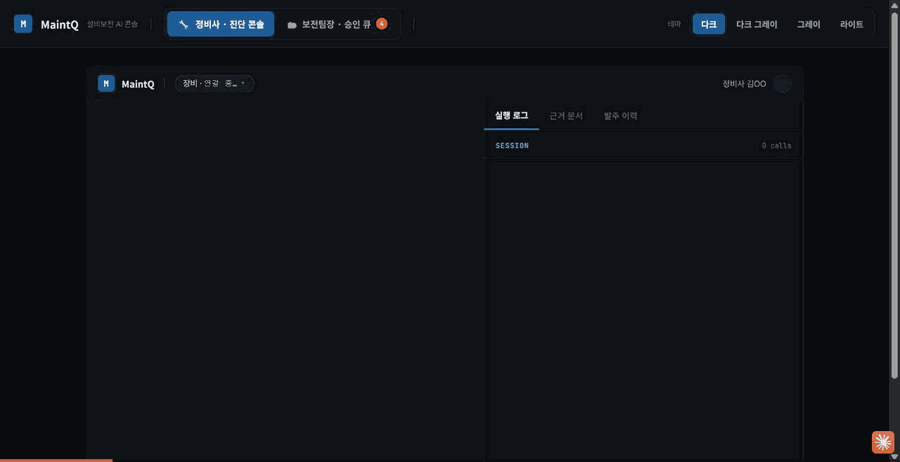
#> input picture assets/maintq/unknown-error-code.gif, 900 x 462 px, found by its file name
$ python optimize_assets.py
#> lines starting #> are read from the running program, lines starting #| are printed output that depends on the picture
"""각 프로젝트 레포의 데모 자산을 이 레포의 assets/ 로 최적화 복사한다.

왜 이 레포에 담는가: MaintQ·InsuQ·FinAllQ·SpendQ 레포가 전부 private 이라
raw 핫링크도 Pages 리다이렉트도 성립하지 않는다. 파일 단위로 고른 것만
public 인 이 레포에 담는 것이 곧 선택적 공개다. (설계서 §2)

원본은 각 프로젝트 레포에 그대로 남는다 - 화질이 아쉬우면 MAXW 를 올려
다시 돌리면 된다. 멱등하다.

필요 패키지: Pillow, opencv-python(cv2). ffmpeg 는 쓰지 않는다.
"""
from __future__ import annotations

import sys as _sys
for _stream in (_sys.stdout, _sys.stderr):
    try:
        _stream.reconfigure(encoding="utf-8")  # Windows cp949 콘솔에서 한국어 출력이 죽는다
    except Exception:
        pass

import io
import shutil
import sys
from pathlib import Path

import cv2
import numpy as np
from PIL import Image, ImageSequence

# 모달 표시 폭은 최대 ~760px 다. 900px 면 고해상도 화면에서도 충분하고,
# 1280~1568px 원본 대비 용량이 약 1/5 로 떨어진다(실측).
MAXW = 900
COLORS = 128

WS = Path(__file__).resolve().parents[2]    # .../workspace
SITE = Path(__file__).resolve().parents[1]  # .../ttogle918.github.io

GIFS: dict[str, str] = {
    "maintq/unknown-error-code.gif": "MaintQ/docs/demo-captures/assets/unknown-error-code.gif",
    "maintq/alternative-parts.gif": "MaintQ/docs/demo-captures/assets/alternative-parts.gif",
    "maintq/repeat-failure-hold.gif": "MaintQ/docs/demo-captures/assets/repeat-failure-hold.gif",
    "maintq/disposal-precheck.gif": "MaintQ/docs/demo-captures/assets/disposal-precheck.gif",
    "maintq/disposal-evidence-bundle.gif": "MaintQ/docs/demo-captures/assets/disposal-evidence-bundle.gif",
    "maintq/deadline-risk-grade.gif": "MaintQ/docs/demo-captures/assets/deadline-risk-grade.gif",
    "maintq/expenditure-classification.gif": "MaintQ/docs/demo-captures/assets/expenditure-classification.gif",
    "insuq/grounded-citation.gif": "A2A_Q/docs/presentation/assets/insuq-qa-grounded-citation.gif",
    "insuq/refusal-gate.gif": "A2A_Q/docs/presentation/assets/insuq-qa-refusal-gate.gif",
    "insuq/ambiguous-domain-merge.gif": "A2A_Q/docs/presentation/assets/insuq-qa-ambiguous-domain-merge.gif",
    "insuq/claim-approval.gif": "A2A_Q/docs/presentation/assets/insuq-pro-inbox-claim-approval.gif",
    "qmesh/request-settlement.gif": "A2A_Q/docs/presentation/assets/04-maintq-finallq-request-settlement.gif",
    "qmesh/multihop-assess-loan.gif": "A2A_Q/docs/presentation/assets/03-maintq-finallq-insuq-assess-loan.gif",
    # KeyLens 는 레포에 데모 GIF 가 이미 있다 - 값은 전부 더미다(docs/demo/README.md).
    "keylens/classify.gif": "key-manager/docs/demo/demo.gif",
    "keylens/env-import.gif": "key-manager/docs/demo/env-import-walkthrough.gif",
    "keylens/features.gif": "key-manager/docs/demo/feature-walkthrough.gif",
    "qmesh/approval-inbox-arrival.gif": "A2A_Q/docs/presentation/assets/02b-finallq-approval-inbox-a2a-arrival.gif",
}

# FinAllQ 스크린샷은 이미 작아서(27~54KB) 최적화 없이 이름만 정리해 복사한다.
FINALLQ_SRC = "FinAllQ/docs/img"
FINALLQ: dict[str, str] = {
    "01_login.jpg": "01_login_260823_221728.jpg",
    "02_dashboard.jpg": "02_dashboard_260823_221904.jpg",
    "03_loan_list.jpg": "03_loan_list_260823_221947.jpg",
    "04_loan_assessment.jpg": "04_loan_assessment_260823_222002.jpg",
    "05_loan_disbursement.jpg": "05_loan_disbursement_260823_222241.jpg",
    "06_transfer_apply_form.jpg": "06_transfer_apply_form_260823_222350.jpg",
    "07_transfer_pending_approval.jpg": "07_transfer_pending_approval_260823_222442.jpg",
    "08_manager_approval_queue.jpg": "08_manager_approval_queue_260823_222529.jpg",
    "09_transfer_2fa_required.jpg": "09_transfer_2fa_required_260823_222722.jpg",
    "10_smishing_empty.jpg": "10_smishing_empty_260823_222814.jpg",
    "11_smishing_result.jpg": "11_smishing_result_260823_222920.jpg",
    "12_ai_chat_out_of_scope.jpg": "12_ai_chat_out_of_scope_260823_223051.jpg",
    "13_ai_chat_fail_soft.jpg": "13_ai_chat_fail_soft_260823_223159.jpg",
}


# 아키텍처·흐름도 PNG 는 열어서 읽는 그림이라 GIF 보다 넉넉히 남긴다.
# 카드에서는 max-height:180px 썸네일이지만, 새 탭으로 열면 글자가 읽혀야 한다.
MAXW_DIAG = 1600
DIAG_COLORS = 256

SPENDQ_SHOTS = "//wsl.localhost/Ubuntu/home/hyun/spendq/docs/cuecard/shots/"

DIAGRAMS: dict[str, str] = {
    "kbridge/workflow.png": "LawGenie/meeting-notes/architecture/workflow.png",
    "kbridge/system_architecture.png": "LawGenie/meeting-notes/architecture/system_architecture.png",
    "kbridge/product_registration_flow.png":
        "LawGenie/meeting-notes/architecture/product_registration_requirement_workflowflow.png",
    # 도식이 아니라 Docker Desktop 컨테이너 목록이다 - 실제로 뜬 스택을 보여준다.
    "secureai/stack.png": "secureai-editor/docs/demo/architecture_layers_docker.png",
    # SpendQ 는 WSL 안에 산다. UNC 경로는 절대경로라 WS / rel 이 그대로 받는다.
    # docs/cuecard/ 의 촬영 큐카드가 각 장이 무슨 장면인지 적어 둔 «테이크 실물»이다.
    "spendq/auction.png": SPENDQ_SHOTS + "console.png",
    "spendq/refund.png": SPENDQ_SHOTS + "learn.png",
    "spendq/chain-blocks.png": SPENDQ_SHOTS + "explorer-fail.png",
}

# 영상에서 뽑은 정지 프레임. 이 데모는 내레이션이라 대부분 멈춰 있어 GIF 로 만들면
# 움직임 없이 용량만 커진다(실측 1.5~3.9MB). 한 장씩 PNG 로 뽑으면 170KB 안쪽이다.
KOCRUIT_DEMO = "forked_kocruit/KOSA-FINAL-PROJECT-02/docs/kocruit시연_최지현.mp4"

SHOTS: dict[str, tuple[str, float]] = {
    # 대상 파일: (원본 영상, 초)
    # KOCRUIT 시연본. 데이터가 전부 더미다("데모 모드 · 시연용 데이터" 배지, example.com).
    # 같은 레포 data/ 의 실명 면접 녹화 3종과는 다른 파일이다 - 그쪽은 쓰지 않는다.
    # 영상 뒷부분에 미완성 화면(Total 0 Stages · AI SCORE −)이 있어 초를 골라 뽑는다.
    "kocruit/live-scoring.png": (KOCRUIT_DEMO, 43.0),
    "kocruit/ai-report.png": (KOCRUIT_DEMO, 125.0),
    "kocruit/process-tracking.png": (KOCRUIT_DEMO, 130.0),
}


# [17 lines left out: function frame_to_png, not called in this run]


# 시연 영상에서 잘라낸 GIF. GIF 원본이 없고 mp4 밖에 없는 프로젝트용.
# 화면이 2748x1530 으로 조밀해서 기존 GIF 규칙(900px/128색)으로는 4MB 를 넘는다.
# 800px/64색/5fps 로 낮춰 기존 최대치(request-settlement 1.17MB) 수준에 맞췄다.
CLIP_MAXW = 800
CLIP_COLORS = 64
CLIP_FPS = 5

KBRIDGE_DEMO = "LawGenie/K-Bridge Ecommerce/시연영상-2025-10-13 150029.mp4"

# SpendQ 촬영 원본(미편집). 09-12 11:14 녹화가 43초 완주한 본 테이크이고,
# 13:16 녹화는 prove:limit 증명 스크립트를 터미널에서 돌린 장면이다.
# 같은 녹화의 Explorer 장면은 클러스터가 Mainnet 으로 잡혀 «Signature is not valid» 라 쓰지 않는다.
SPENDQ_CUE = "//wsl.localhost/Ubuntu/home/hyun/spendq/docs/cuecard/"
SPENDQ_TAKE = SPENDQ_CUE + "화면 녹화 중 2026-09-12 111417.mp4"
SPENDQ_PROVE = SPENDQ_CUE + "화면 녹화 중 2026-09-12 131649.mp4"

# SecureAI 전 과정을 한 번에 도는 4분짜리 시연본(자막 없음).
SECUREAI_WALKTHROUGH = "secureai-editor/docs/demo/데모_260628.mp4"

# 콘솔 본문만 남긴다(좌우 빈 여백 · 테마 버튼 줄 아래 빈 공간 제외).
# hold: 콘솔은 이벤트 사이에 멈춰 있다 - 같은 프레임을 합쳐 한 장을 길게 보여 준다(실측 3.8MB -> 아래).
SPENDQ_CONSOLE = {"crop": (0.085, 0.0, 0.9, 0.78), "hold": True}

CLIPS: dict[str, tuple] = {
    # 대상 파일: (원본 영상, 시작초, 끝초[, {crop: (좌,상,우,하) 비율, hold: 정지 구간 합치기}])
    "kbridge/requirement-verdict.gif": (KBRIDGE_DEMO, 96.0, 101.0),
    "kbridge/precedent-cross.gif": (KBRIDGE_DEMO, 106.0, 111.0),
    # R1 - 3사 응찰 → A사 낙찰 → 에스크로 잠금 → 검증 통과 → 정산
    "spendq/r1-auction-settle.gif": (SPENDQ_TAKE, 2.0, 14.6, SPENDQ_CONSOLE),
    # R2 → R3 - C사 최저가 낙찰 → 검증 2/8 → 자동 환불 → 다음 라운드에서 C사 탈락.
    # 큐카드: 환불과 학습이 붙어 있어야 «그냥 환불 기능»이 아니라 «실수하고 회복했다»가 된다.
    # 48초부터 화면이 스크롤되므로 그 앞에서 끊는다.
    "spendq/r2-refund-learn.gif": (SPENDQ_TAKE, 21.0, 47.0, SPENDQ_CONSOLE),
    # 앱 정책검사를 건너뛰고 체인에 직접 방송 → PerTxLimitExceeded(6000). 출력이 화면 위쪽에 몰려 있다.
    "spendq/prove-limit.gif": (SPENDQ_PROVE, 0.0, 6.0, {"crop": (0.0, 0.0, 1.0, 0.6), "hold": True}),
    # SecureAI(깨비) 데모 원본 - 자막 없는 판. 자막 판은 드라이브에만 있고 카드의 «데모 영상» 버튼이 그쪽을 연다.
    # 코드 분석 → 취약점 목록 → 수정안(Before/After). 좌측 파일 트리는 잘라 낸다.
    "secureai/sast-scan.gif": (SECUREAI_WALKTHROUGH, 32.0, 50.0, {"crop": (0.36, 0.03, 1.0, 0.8), "hold": True}),
    # DAST 워크스페이스 - 대상 선택 → 배치 실행 → 로그에 EXPLOITED / 안전.
    "secureai/dast-verify.gif": (SECUREAI_WALKTHROUGH, 89.0, 106.0, {"crop": (0.06, 0.0, 1.0, 0.55), "hold": True}),
    # PR 생성 다이얼로그 → GitHub PR 목록 → 사람이 병합(자동 병합은 꺼져 있다).
    "secureai/patch-pr.gif": (SECUREAI_WALKTHROUGH, 149.0, 186.0, {"hold": True}),
    # 규제 문서 자동 생성 - CISO 보고서 생성 → 다운로드. 이어지는 PDF 화면은 한글 폰트가 깨져 보여 넣지 않는다.
    "secureai/compliance-docs.gif": (SECUREAI_WALKTHROUGH, 191.0, 205.0, {"crop": (0.05, 0.0, 1.0, 0.5), "hold": True}),
}


# [69 lines left out: functions clip_to_gif, shrink_png, not called in this run]


def shrink_gif(src: Path, maxw: int = MAXW, colors: int = COLORS) -> bytes:
#> called with maxw = 900, colors = 128
    im = Image.open(src)
#> im is the input picture: PIL image 900x462 P; mean R, G, B 16.2, 19.1, 24.2
    frames, durations = [], []
    for frame in ImageSequence.Iterator(im):
        f = frame.convert("RGBA")
        if f.width > maxw:
            f = f.resize((maxw, round(f.height * maxw / f.width)), Image.LANCZOS)
        frames.append(f.convert("P", palette=Image.ADAPTIVE, colors=colors))
        durations.append(frame.info.get("duration", im.info.get("duration", 100)))
#> this loop made 8 passes
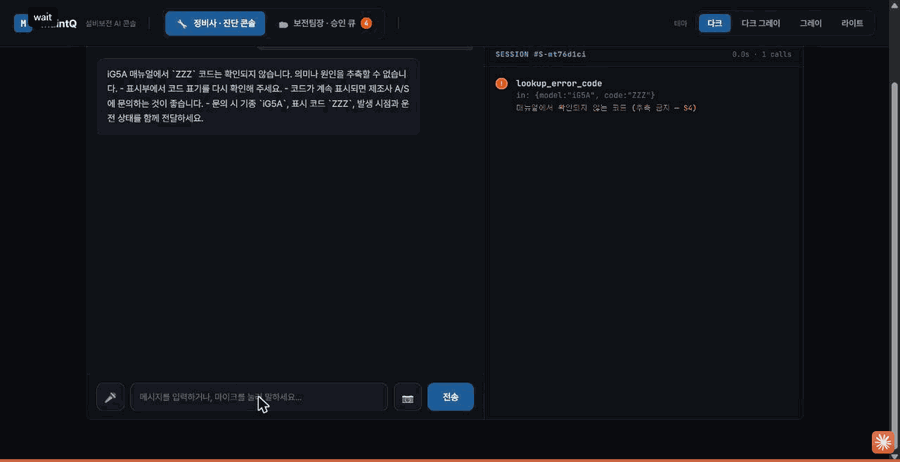
#> f: PIL image 900x462 RGBA; mean R, G, B, A 18.8, 20.9, 26.1, 255
#> after the loop, durations = [800, 300, 1500, 1500, 800, 800, 300, 2300]; frames = 8 items
    buf = io.BytesIO()
    frames[0].save(
        buf, format="GIF", save_all=True, append_images=frames[1:],
        duration=durations, loop=0, optimize=True, disposal=2,
    )
    return buf.getvalue()


def main() -> int:
    missing: list[str] = []
    total_before = total_after = 0

    for dest_rel, src_rel in GIFS.items():
        src = WS / src_rel
        if not src.exists():
            missing.append(src_rel)
            continue
        dest = SITE / "assets" / dest_rel
        dest.parent.mkdir(parents=True, exist_ok=True)
        data = shrink_gif(src)
        dest.write_bytes(data)
#> (the run stopped early here; a loop or call above may not have finished)
